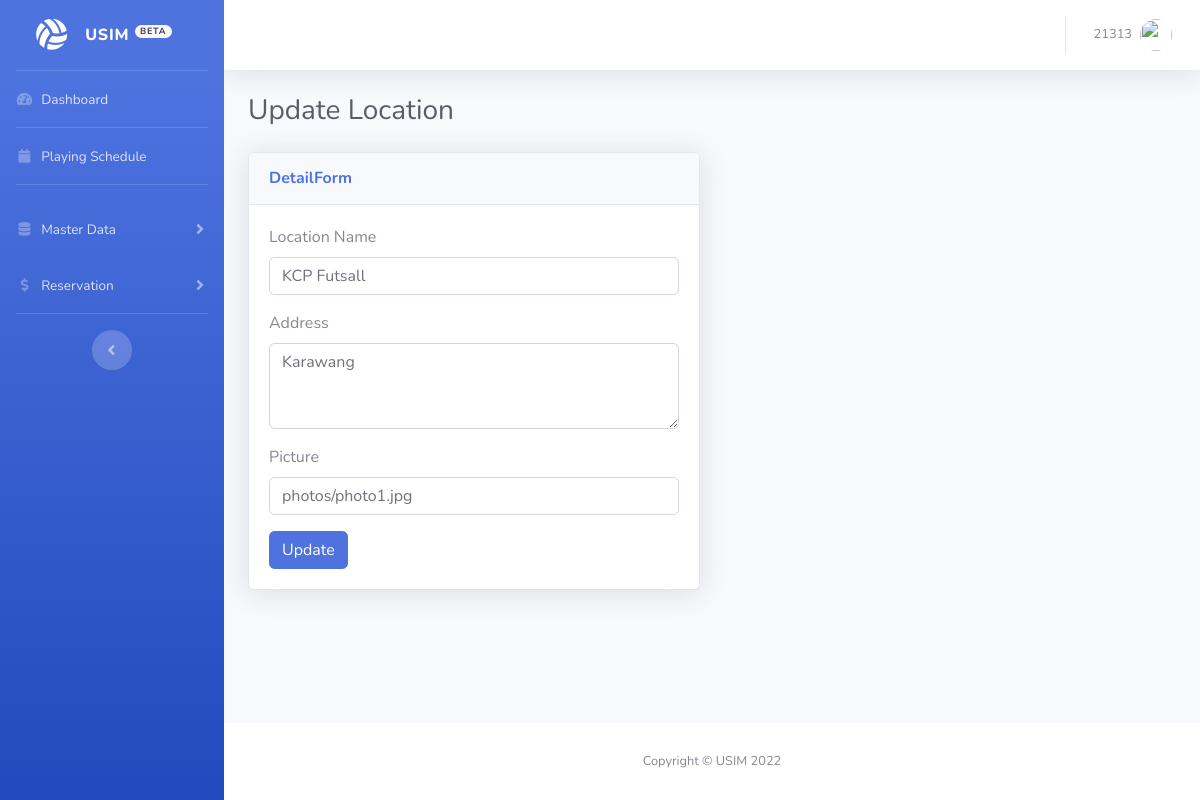
Page /admin/location-edit.php?id=2 (signed in) on the committed database.
### tables this page shows
CREATE TABLE `location` (
  `id` int(11) NOT NULL,
  `location_name` varchar(512) NOT NULL,
  `address` text NOT NULL,
  `picture` text NOT NULL
);

### admin/location-edit.php (the view, shortened to what this page needs)
<?php
include_once("connect.php");
?>
<?php
$id = $_GET['id'];
$result = mysqli_query($mysqli, "SELECT * FROM location WHERE id=$id");
while($blog = mysqli_fetch_array($result))
{
    $location_name = $blog['location_name'];
    $address = $blog['address'];
    $picture = $blog['picture'];
}
?>
<!DOCTYPE html>
<html lang="en">
<head>
    <link href="vendor/fontawesome-free/css/all.min.css" rel="stylesheet" type="text/css">
    <link href="css/sb-admin-2.min.css" rel="stylesheet">
</head>
<body id="page-top">
    <div id="wrapper">
        <ul class="navbar-nav bg-gradient-primary sidebar sidebar-dark accordion" id="accordionSidebar">
            <a class="sidebar-brand d-flex align-items-center justify-content-center" href="index.php">
                <div class="sidebar-brand-icon rotate-n-15">
                    <i class="fas fa-volleyball-ball"></i>
                </div>
                <div class="sidebar-brand-text mx-3">USIM <sup><span
                            class="badge badge-pill badge-light">BETA</span></sup></div>
            </a>
            <?php include("menu.php"); ?>
            <div class="text-center d-none d-md-inline">
                <button class="rounded-circle border-0" id="sidebarToggle"></button>
            </div>
        </ul>
        <div id="content-wrapper" class="d-flex flex-column">
            <div id="content">
                <nav class="navbar navbar-expand navbar-light bg-white topbar mb-4 static-top shadow">
                    <ul class="navbar-nav ml-auto">
                        <li class="nav-item dropdown no-arrow">
                            <a class="nav-link dropdown-toggle" href="#" id="userDropdown" role="button"
                                data-toggle="dropdown" aria-haspopup="true" aria-expanded="false">
                                <span
                                    class="mr-2 d-none d-lg-inline text-gray-600 small"><?php echo $_SESSION['staff_id']; ?></span>
                                <img class="img-profile rounded-circle"
                                    src="https://source.unsplash.com/QAB-WJcbgJk/60x60">
                            </a>
                        </li>
                    </ul>
                </nav>
                <div class="container-fluid">
                    <h1 class="h3 mb-4 text-gray-800">Update Location</h1>
                    <div class="row">
                        <div class="col-lg-6">
                            <div class="card shadow mb-4">
                                <div class="card-header py-3">
                                    <h6 class="m-0 font-weight-bold text-primary">DetailForm</h6>
                                </div>
                                <div class="card-body">
                                    <form action="location-edit.php" method="post">
                                        <div class="form-group">
                                            <label for="exampleInputEmail1">Location Name</label>
                                            <input type="text" class="form-control" name="location_name" value="<?php echo $location_name;?>">
                                        </div>
                                        <div class="form-group">
                                            <label for="exampleFormControlTextarea1">Address</label>
                                            <textarea class="form-control" name="address"
                                                id="exampleFormControlTextarea1" rows="3"><?php echo $address;?></textarea>
                                        </div>
                                        <div class="form-group">
                                            <label for="exampleInputEmail1">Picture</label>
                                            <input type="text" class="form-control" name="picture" value="<?php echo $picture;?>">
                                        </div>
                                        <input type="submit" name="update" value="Update" class="btn btn-primary">
                                    </form>
                                </div>
                            </div>
                        </div>
                    </div>
                </div>
            </div>
            <footer class="sticky-footer bg-white">
                <div class="container my-auto">
                    <div class="copyright text-center my-auto">
                        <span>Copyright &copy; USIM 2022</span>
                    </div>
                </div>
            </footer>
        </div>
    </div>
</body>
</html>

### rows in the picture
location: location_name "KCP Futsall", address "Karawang", picture "photos/photo1.jpg"

### other values in the picture
$_SESSION['staff_id'] "21313"
